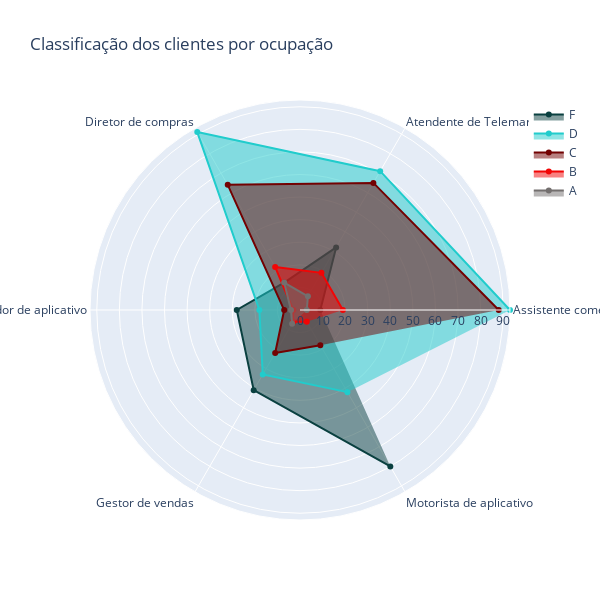

Source (notebook cell):
### Code cell
radarPlot(df = df_ocu_ranking, iter = 'ranking', r = 'count', theta = 'job', 
            title = 'Classificação dos clientes por ocupação', rangeMin = 0, rangeMax = df_ocu_ranking['count'].max(), width = 600, height = 600)

### Figure 1 — Plotly figure (JSON) as saved in the notebook; plotly's stock layout.template omitted (floating-point values rounded to 4 significant figures)
{"data": [{"fill": "toself", "marker": {"color": "#0A4040"}, "name": "F", "r": [9, 32, 14, 28, 41, 80], "theta": ["Assistente comercial", "Atendente de Telemarketing", "Diretor de compras", "Entregador de aplicativo", "Gestor de vendas", "Motorista de aplicativo"], "type": "scatterpolar"}, {"fill": "toself", "marker": {"color": "#21CCCC"}, "name": "D", "r": [93, 71, 91, 18, 33, 42], "theta": ["Assistente comercial", "Atendente de Telemarketing", "Diretor de compras", "Entregador de aplicativo", "Gestor de vendas", "Motorista de aplicativo"], "type": "scatterpolar"}, {"fill": "toself", "marker": {"color": "#730202"}, "name": "C", "r": [88, 65, 64, 7, 22, 18], "theta": ["Assistente comercial", "Atendente de Telemarketing", "Diretor de compras", "Entregador de aplicativo", "Gestor de vendas", "Motorista de aplicativo"], "type": "scatterpolar"}, {"fill": "toself", "marker": {"color": "#F20505"}, "name": "B", "r": [19, 19, 22, 3, 6, 6], "theta": ["Assistente comercial", "Atendente de Telemarketing", "Diretor de compras", "Entregador de aplicativo", "Gestor de vendas", "Motorista de aplicativo"], "type": "scatterpolar"}, {"fill": "toself", "marker": {"color": "#736F6E"}, "name": "A", "r": [3, 7, 14, 4, 7], "theta": ["Assistente comercial", "Atendente de Telemarketing", "Diretor de compras", "Entregador de aplicativo", "Gestor de vendas", "Motorista de aplicativo"], "type": "scatterpolar"}], "layout": {"height": 600, "polar": {"angularaxis": {"type": "category"}, "radialaxis": {"autorange": false, "range": [0, 93], "type": "linear", "visible": true}}, "showlegend": true, "title": {"text": "<span>Classificação dos clientes por ocupação</span>"}, "width": 600}}
